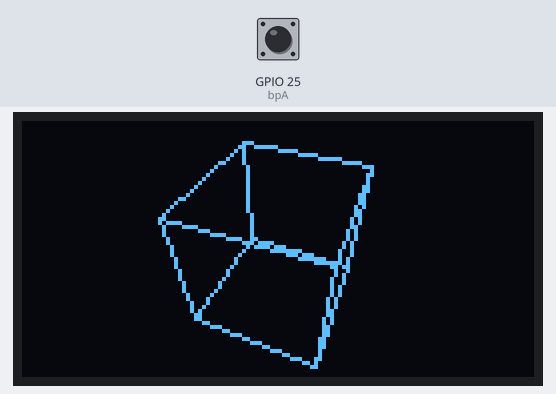
Bench run of a program on a simulated ESP32 board running MicroPython. On the bench: 128×64 one-colour display. The inputs (shaded band) are chosen by the test bench; at power-on: GPIO 25 (bpA) LOW. Random numbers come from a fixed seed; library files of the repository ran but are not shown: sh1106.py; what the program prints to the serial console is not drawn.

Above: at 1.2 s.
1.3 s: GPIO 25 (bpA) driven HIGH
At 1.3 s:
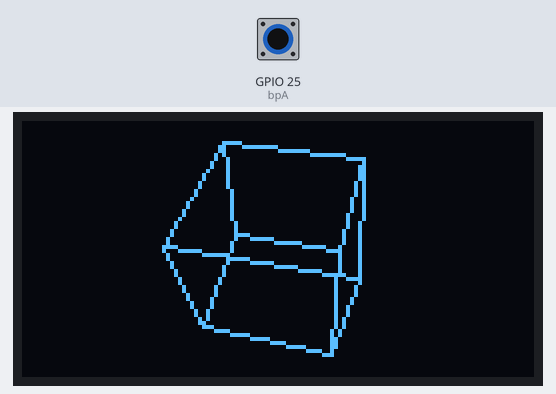
2.8 s: GPIO 25 (bpA) driven LOW
At 2.99 s:
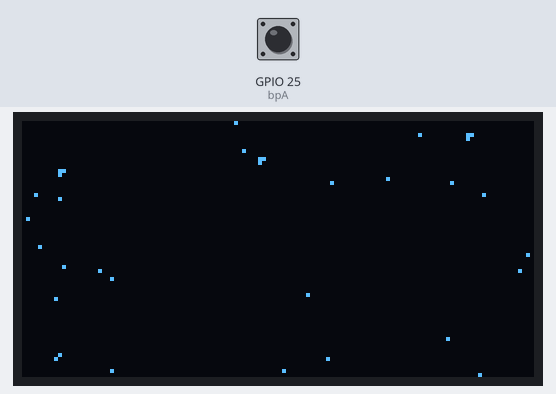
4.3 s: GPIO 25 (bpA) driven HIGH
At 4.7 s:
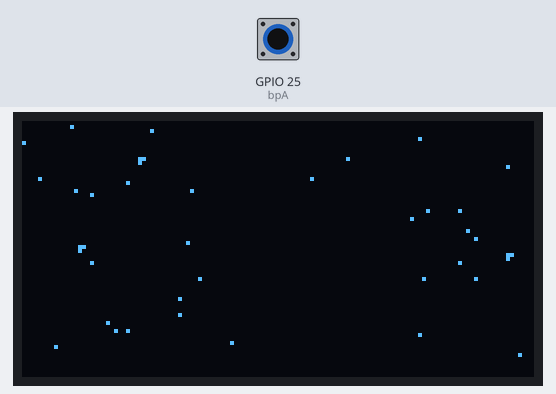
5.8 s: GPIO 25 (bpA) driven LOW
At 5.9 s:
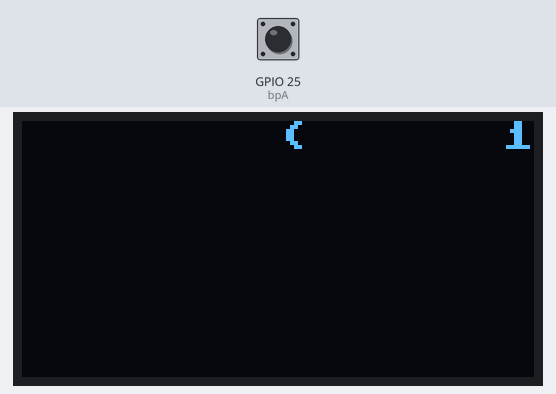
7.7 s: GPIO 25 (bpA) pulsed HIGH 5 times (0.12 s each, 0.3 s apart)
At 9.06 s:
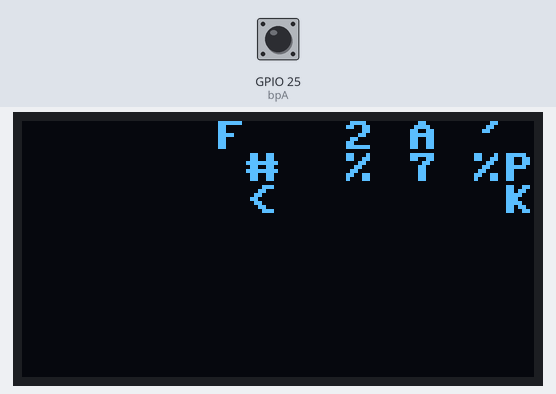
10.7 s: GPIO 25 (bpA) pulsed HIGH 5 times (0.12 s each, 0.3 s apart)
At 11.76 s:
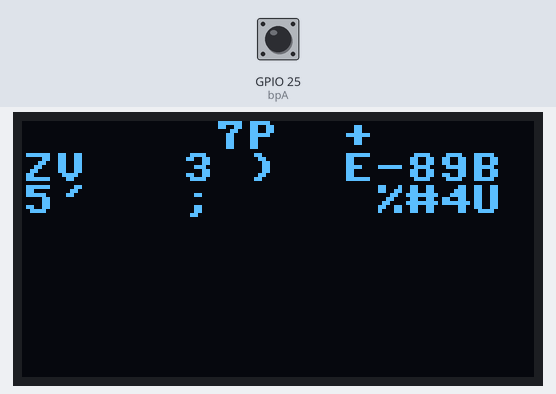

Measured:
- after the input at 1.3 s, every drawn part: stays the same
- after the input at 2.8 s, the display: changes at once (image 2)
- after the input at 5.8 s, the display: changes at once (image 4)

The program:

oled_demo.py
```python
# oled_demo.py — Animations OLED 1.3 pouces
# -----------------------------------------------------------------------
# Pins : SCL→22  SDA→21  3.3V  GND   bpA→25 (animation suivante)
#
# 4 animations :
#   1. Cube 3D tournant
#   2. Champ d'étoiles (warp speed)
#   3. Pluie Matrix
#   4. Double onde sinusoïdale
# -----------------------------------------------------------------------

from machine import I2C, Pin
from sh1106 import SH1106_I2C
from time import ticks_ms, sleep_ms
from math import sin, cos, pi
import random

i2c     = I2C(scl=Pin(22), sda=Pin(21), freq=400000)
display = SH1106_I2C(128, 64, i2c)
bpA     = Pin(25, Pin.IN)

DUREE = 8000   # ms par animation

def temps_ecoule(t0):
    return ticks_ms() - t0 > DUREE or bpA.value()


# =============================================================================
# ANIMATION 1 — Cube 3D tournant
# =============================================================================

VERTICES = [
    (-1,-1,-1), (1,-1,-1), (1,1,-1), (-1,1,-1),
    (-1,-1, 1), (1,-1, 1), (1,1, 1), (-1,1, 1),
]
EDGES = [
    (0,1),(1,2),(2,3),(3,0),   # face avant
    (4,5),(5,6),(6,7),(7,4),   # face arrière
    (0,4),(1,5),(2,6),(3,7),   # arêtes reliant
]

def cube():
    ax, ay = 0.3, 0.5
    t0 = ticks_ms()
    while not temps_ecoule(t0):
        display.fill(0)
        pts = []
        for vx, vy, vz in VERTICES:
            # Rotation Y
            x = vx * cos(ay) - vz * sin(ay)
            z = vx * sin(ay) + vz * cos(ay)
            # Rotation X
            y2 = vy * cos(ax) - z * sin(ax)
            z2 = vy * sin(ax) + z * cos(ax)
            # Projection perspective
            fov = 3.5 / (z2 + 4.5)
            pts.append((int(x * 22 * fov + 64), int(y2 * 22 * fov + 32)))
        for a, b in EDGES:
            x1, y1 = pts[a]
            x2, y2 = pts[b]
            display.line(x1, y1, x2, y2, 1)
        display.show()
        ax += 0.026
        ay += 0.038
        sleep_ms(25)


# =============================================================================
# ANIMATION 2 — Champ d'étoiles (warp speed)
# =============================================================================

def starfield():
    N = 60
    stars = [
        [random.uniform(-1, 1), random.uniform(-1, 1), random.uniform(0.1, 1)]
        for _ in range(N)
    ]
    t0 = ticks_ms()
    while not temps_ecoule(t0):
        display.fill(0)
        for s in stars:
            s[2] -= 0.028
            if s[2] <= 0.02:
                s[0] = random.uniform(-0.8, 0.8)
                s[1] = random.uniform(-0.8, 0.8)
                s[2] = 1.0
            px = int(s[0] / s[2] * 58 + 64)
            py = int(s[1] / s[2] * 30 + 32)
            if 0 <= px < 128 and 0 <= py < 64:
                display.pixel(px, py, 1)
                if s[2] < 0.4:   # étoiles proches = plus grandes
                    if px + 1 < 128: display.pixel(px + 1, py, 1)
                    if py + 1 < 64:  display.pixel(px, py + 1, 1)
        display.show()
        sleep_ms(25)


# =============================================================================
# ANIMATION 3 — Pluie Matrix
# =============================================================================

def matrix():
    NCOLS = 16                  # 16 colonnes × 8 px = 128 px
    NROWS = 8                   # 8 lignes × 8 px = 64 px
    grille = [[' '] * NCOLS for _ in range(NROWS)]
    heads  = [random.randint(-NROWS, 0) for _ in range(NCOLS)]
    t0 = ticks_ms()

    while not temps_ecoule(t0):
        display.fill(0)
        for col in range(NCOLS):
            heads[col] += 1
            row = heads[col]
            if 0 <= row < NROWS:
                grille[row][col] = chr(random.randint(33, 90))
            if heads[col] >= NROWS + 2:
                heads[col] = random.randint(-NROWS, -2)
                for r in range(NROWS):
                    grille[r][col] = ' '
            for r in range(NROWS):
                if grille[r][col] != ' ':
                    display.text(grille[r][col], col * 8, r * 8, 1)
        display.show()
        sleep_ms(110)


# =============================================================================
# ANIMATION 4 — Double onde sinusoïdale
# =============================================================================

def ondes():
    phase = 0.0
    t0 = ticks_ms()
    while not temps_ecoule(t0):
        display.fill(0)

        # Axe central pointillé
        for x in range(0, 128, 6):
            display.pixel(x, 32, 1)

        for x in range(128):
            # Onde du haut
            y1 = int(18 + 12 * sin(x / 11.0 + phase))
            # Onde du bas (symétrique + déphasée)
            y2 = int(46 + 12 * sin(x / 11.0 + phase + pi * 0.7))
            display.pixel(x, y1, 1)
            if y1 + 1 < 64: display.pixel(x, y1 + 1, 1)
            display.pixel(x, y2, 1)
            if y2 + 1 < 64: display.pixel(x, y2 + 1, 1)

        display.show()
        phase += 0.16
        sleep_ms(20)


# =============================================================================
# BOUCLE PRINCIPALE
# =============================================================================

animations = [cube, starfield, matrix, ondes]
noms       = ["Cube 3D", "Etoiles warp", "Matrix rain", "Ondes"]
idx        = 0

print("=== OLED Demo — bpA = animation suivante ===")

while True:
    print(f"→ {noms[idx]}")
    animations[idx]()
    while bpA.value():
        sleep_ms(10)
    idx = (idx + 1) % len(animations)
```
